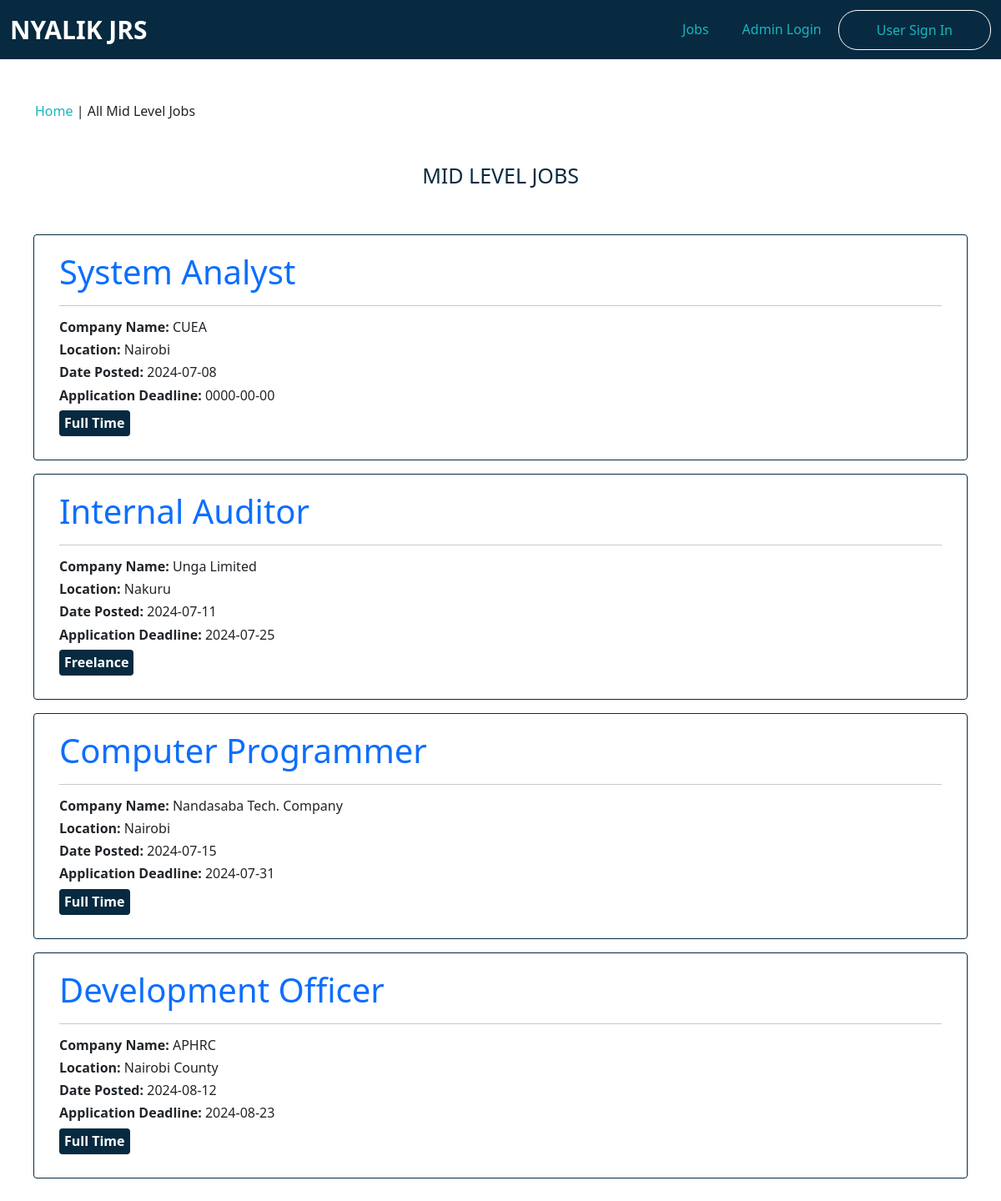
The app's page /jobs/mid_level_jobs.php with its own data.
### tables this page shows
CREATE TABLE `posted_jobs` (
  `jobId` int(11) NOT NULL,
  `jobTitle` varchar(200) NOT NULL,
  `jobDescription` varchar(6000) NOT NULL,
  `jobEmploymentType` varchar(200) NOT NULL,
  `companyName` varchar(200) NOT NULL,
  `totalApplicants` int(11) DEFAULT NULL,
  `coreQualifications` varchar(1200) NOT NULL,
  `date_created` date NOT NULL DEFAULT current_timestamp(),
  `updation_date` datetime DEFAULT NULL ON UPDATE current_timestamp(),
  `status` int(11) NOT NULL,
  `jobLocation` varchar(255) NOT NULL,
  `job_level` varchar(200) NOT NULL,
  `job_salary` varchar(200) NOT NULL,
  `application_deadline` date NOT NULL,
  `job_industry` varchar(255) NOT NULL
);

### jobs/mid_level_jobs.php (the view, shortened to what this page needs)
<?php
include_once "functions/functions.php";
$pdo = databaseConnection();
?>
<?= headerTemplate('JOBS | MID LEVEL'); ?>
<nav class="navbar navbar-expand-lg bg-body-tertiary">
    <div class="container-fluid">
        <a href="index.php?page=home" class="navbar-brand">Nyalik JRS</a>
        <div class="collapse navbar-collapse justify-content-end" id="navbarSupportedContent">
            <?php
            if (!isset($_SESSION["userLoggedIn"]) && $_SESSION["userLoggedIn"] !== true) {
            ?>
                <ul class="navbar-nav">
                    <li class="nav-item">
                        <a class="nav-link" href="#">Jobs</a>
                    </li>
                    <li class="nav-item">
                        <a class="nav-link" href="index.php?page=admin/admin_login">Admin Login</a>
                    </li>
                    <li class="nav-item">
                        <a class="nav-link" href="index.php?page=users/user_login">User Sign In</a>
                    </li>
                </ul>
            <?php }
            ?>
        </div>
    </div>
</nav>
<div class="breadcrumb">
    <div class="container">
        <div class="row">
            <span><a href="index.php?page=home">Home</a> | All Mid Level Jobs</span>
        </div>
    </div>
</div>
<div id="section_title">
    <div class="container">
        <div class="row">
            <h4 class="text-center">Mid Level Jobs</h4>
        </div>
    </div>
</div>
<div id="job_display">
    <div class="container">
        <div class="row">
            <?php
            $sql = $pdo->prepare("SELECT * FROM posted_jobs WHERE job_level LIKE '%Mid Level%' AND status = 1");
            $sql->execute();
            $all_senior_level_jobs = $sql->fetchAll(PDO::FETCH_ASSOC);
            ?>
            <?php foreach ($all_senior_level_jobs as $senior_level_jobs) : ?>
                <div class="job_links col-md-12 my-2">
                    <a href="index.php?page=jobs/individual_job&jobId=<?= $senior_level_jobs['jobId']; ?>">
                        <h1><?= $senior_level_jobs["jobTitle"]; ?></h1>
                    </a>
                    <hr>
                    <h6><span style="font-weight: bold;">Company Name:</span> <span style="font-weight: 300"><?= $senior_level_jobs["companyName"]; ?></span></h6>
                    <h6><span style="font-weight: bold;">Location:</span> <span style="font-weight: 300;"><?= $senior_level_jobs["jobLocation"]; ?></span></h6>
                    <h6><span style="font-weight: bold;">Date Posted:</span> <span style="font-weight: 300;"><?= $senior_level_jobs["date_created"]; ?></span></h6>
                    <h6><span style="font-weight: bold;">Application Deadline:</span> <span style="font-weight: 300;"><?= $senior_level_jobs["application_deadline"];?></span></h6>
                    <h6 style="font-weight: bold; width: fit-content"><?= $senior_level_jobs["jobEmploymentType"]; ?></h6>
                </div>
            <?php endforeach; ?>
        </div>
    </div>
</div>

### records on screen
posted_jobs: jobTitle "System Analyst", companyName "CUEA", jobLocation "Nairobi", date_created "2024-07-08", application_deadline "0000-00-00", jobEmploymentType "Full Time"
posted_jobs: jobTitle "Internal Auditor", companyName "Unga Limited", jobLocation "Nakuru", date_created "2024-07-11", application_deadline "2024-07-25", jobEmploymentType "Freelance"
posted_jobs: jobTitle "Computer Programmer", companyName "Nandasaba Tech. Company", jobLocation "Nairobi", date_created "2024-07-15", application_deadline "2024-07-31", jobEmploymentType "Full Time"
posted_jobs: jobTitle "Development Officer", companyName "APHRC", jobLocation "Nairobi County", date_created "2024-08-12", application_deadline "2024-08-23", jobEmploymentType "Full Time"
